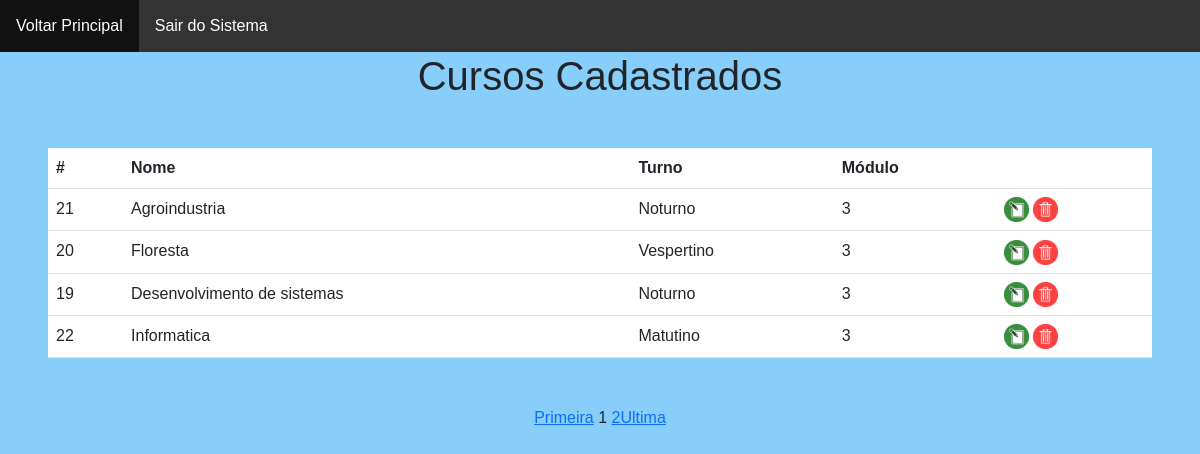
Page /index_cursos.php on the committed database.
### tables this page shows
CREATE TABLE `cursos` (
  `cu_cod` int(11) NOT NULL,
  `cu_nome` varchar(40) DEFAULT NULL,
  `cu_turno` varchar(15) DEFAULT NULL,
  `cu_mod` int(2) DEFAULT NULL
);

### index_cursos.php (the view, shortened to what this page needs)
<?php
include_once ("conexao.php");
?>
<!DOCTYPE html>
<html lang="pt-br">
	<head>
	<link href="https://cdn.jsdelivr.net/npm/bootstrap@5.3.0/dist/css/bootstrap.min.css" rel="stylesheet">
</head>
<body><ul>
		<li><a href = "principal.php">Voltar Principal</a></li>
		<li><a href = "sair.php">Sair do Sistema</a></li>
	</ul>
	<center><h1> Cursos Cadastrados</h1>
	<?php
	$pagina_atual = filter_input(INPUT_GET,'pagina', FILTER_SANITIZE_NUMBER_INT);
	$pagina = (!empty($pagina_atual)) ?$pagina_atual : 1;
	$qnt_result_pg = 4;
	$inicio = ($qnt_result_pg *$pagina) - $qnt_result_pg;
	$sql = "SELECT * FROM cursos LIMIT $inicio, $qnt_result_pg";
	$comando = mysqli_query($conn, $sql);
	?>
<div class="m-5">
	<table class="table table-hover table-bg	">
		<thead>
			<tr>
			<th scope="col">#</th>
			<th scope="col">Nome</th>
			<th scope="col">Turno</th>
			<th scope="col">Módulo</th>
			<th scope="col"></th>
			</tr>
		</thead>
		<tbody>
			<?php
				while($row_cursos = mysqli_fetch_assoc($comando) )
				{
					echo "<tr>";
					echo "<td>" . $row_cursos['cu_cod'] . "</td>";
					echo "<td>" . $row_cursos['cu_nome'] . "</td>";
					echo "<td>" . $row_cursos['cu_turno'] . "</td>";
					echo "<td>" . $row_cursos['cu_mod'] . "</td>";
					echo "<td><a href='edit_cursos.php?cu_cod=" . $row_cursos['cu_cod'] . "'><img src='image/edit.png'></a>
					 <a href='delete_cursos.php?cu_cod=" . $row_cursos['cu_cod'] . "'><img src='image/delete.png'> </a> </td>";
					echo "</tr>";
				}
			?>
		</tbody>
	</table>
</div>
	<?php
	$sql = "SELECT COUNT(cu_cod) AS num_result FROM cursos";
	$resultado_pg = mysqli_query ($conn, $sql);
	$row_pg = mysqli_fetch_assoc($resultado_pg);
	$quantidade_pg = ceil($row_pg['num_result'] / $qnt_result_pg);
	$max_links = 2;
	echo "<a href='index_cursos.php?pagina=1'>Primeira</a> ";
	for ($pag_ant = $pagina = $max_links; $pag_ant <= $pagina = 1; $pag_ant++)
	{
		if ($pag_ant>=1)
		{
			echo "<a href ='index_cursos.php?pagina=$pag_ant'>$pag_ant</a>";
		}
	}
	echo "$pagina ";
	for($pag_dep = $pagina + 1; $pag_dep <= $pagina = $max_links; $pag_dep++)
	{
		if($pag_dep <= $quantidade_pg)
		{
			echo "<a href='index_cursos.php?pagina=$pag_dep'>$pag_dep</a>";
		}
	}
	echo "<a href='index_cursos.php?pagina=$quantidade_pg'>Ultima</a>";
	?>
	</body>
	</html>

### index_cursos.php (style rules this page uses)
body { font-family: Arial, Helvetica, sans-serif; background-color: #87CEFA; }
ul { list-style-type: none; margin: 0; padding: 0; overflow: hidden; background-color: #333; }
li { float: left; }
li a { display: block; color: white; text-align: center; padding: 14px 16px; text-decoration: none; }
img { width: 25px; height: 25px; }

### rows in the picture
cursos: cu_cod "21", cu_nome "Agroindustria", cu_turno "Noturno", cu_mod "3"
cursos: cu_cod "20", cu_nome "Floresta", cu_turno "Vespertino", cu_mod "3"
cursos: cu_cod "19", cu_nome "Desenvolvimento de sistemas", cu_turno "Noturno", cu_mod "3"
cursos: cu_cod "22", cu_nome "Informatica", cu_turno "Matutino", cu_mod "3"

### other values in the picture
$pagina "1"
